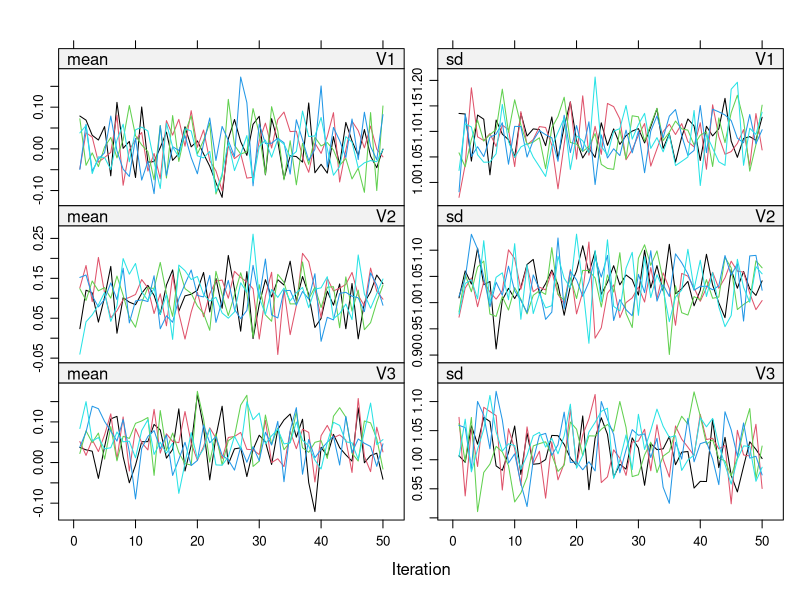
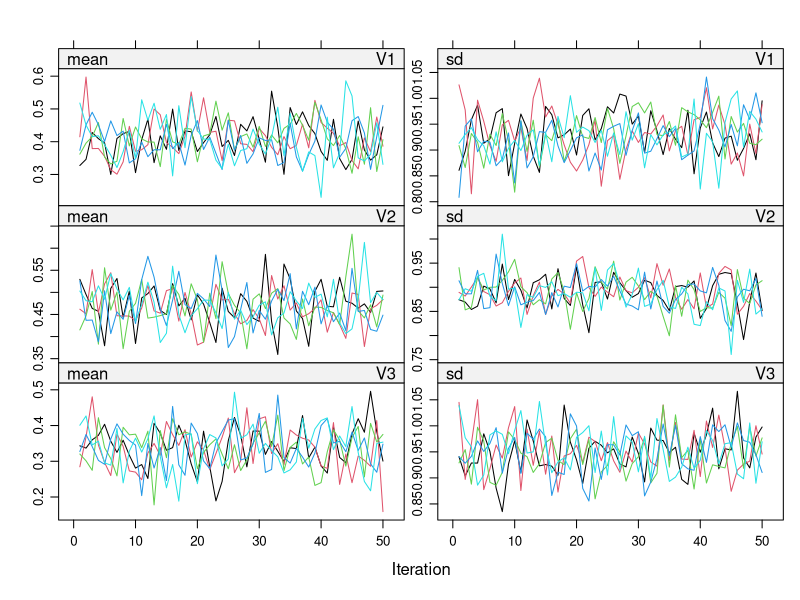
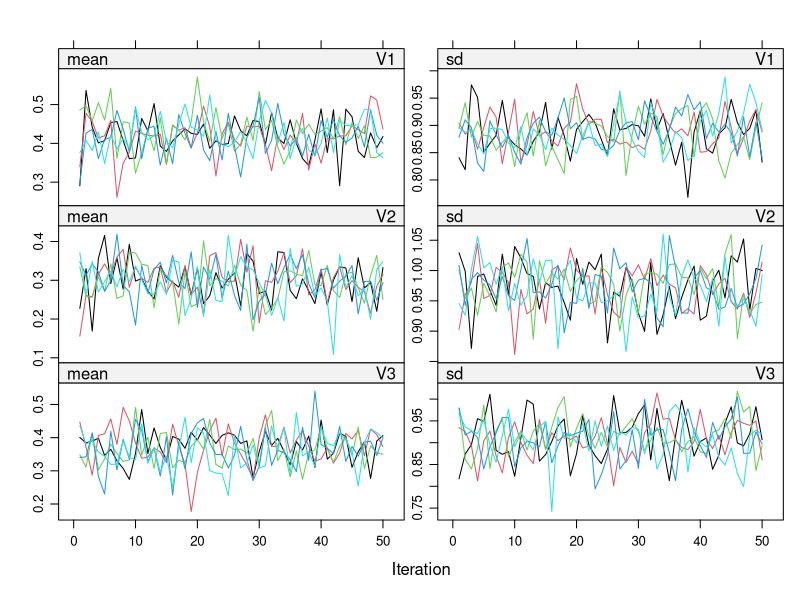
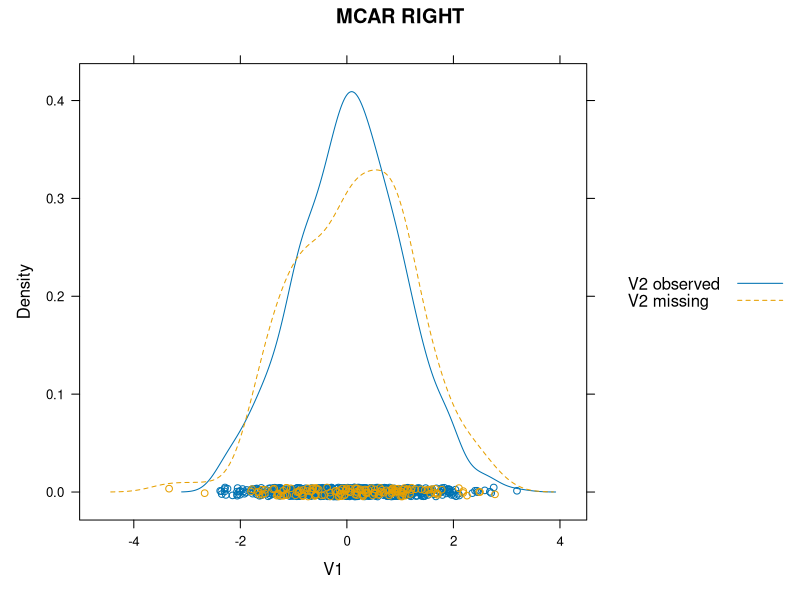
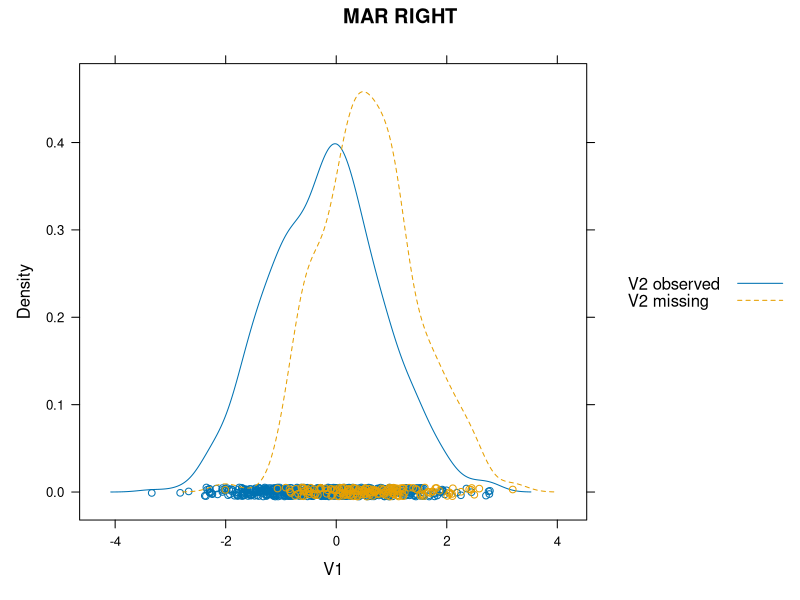
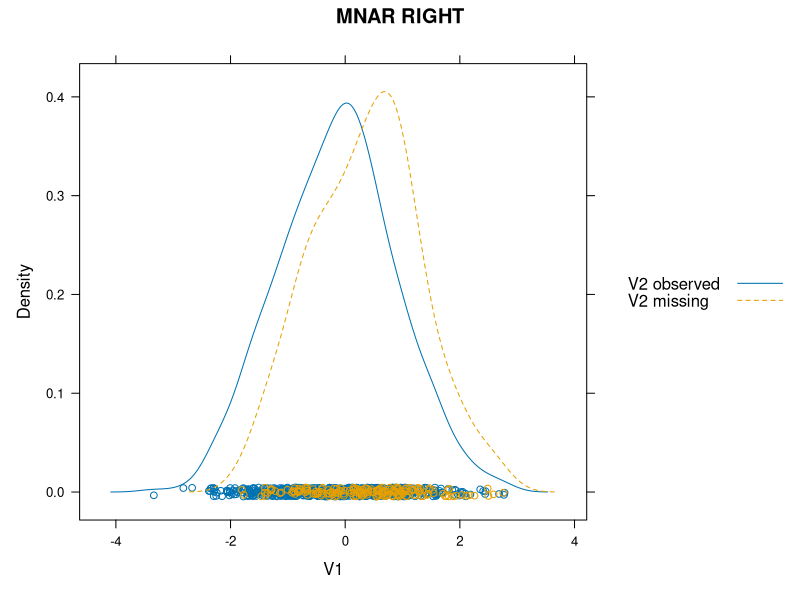
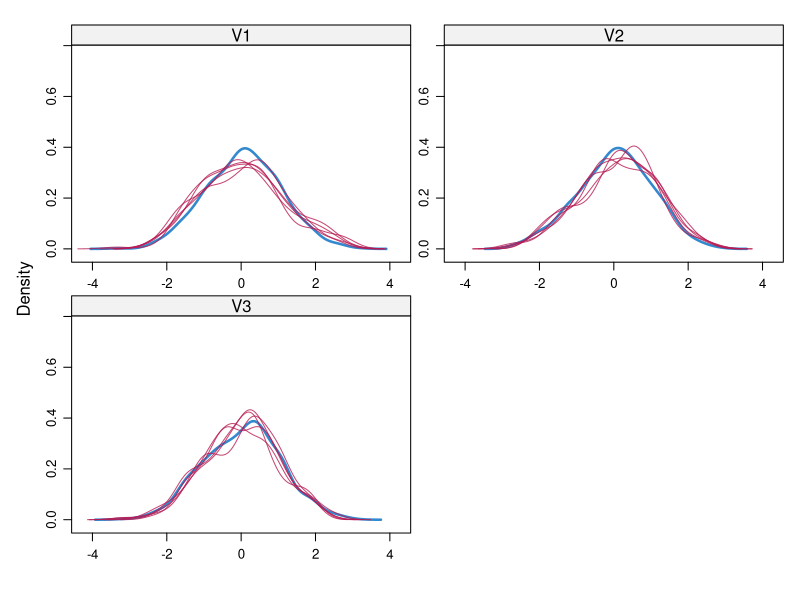
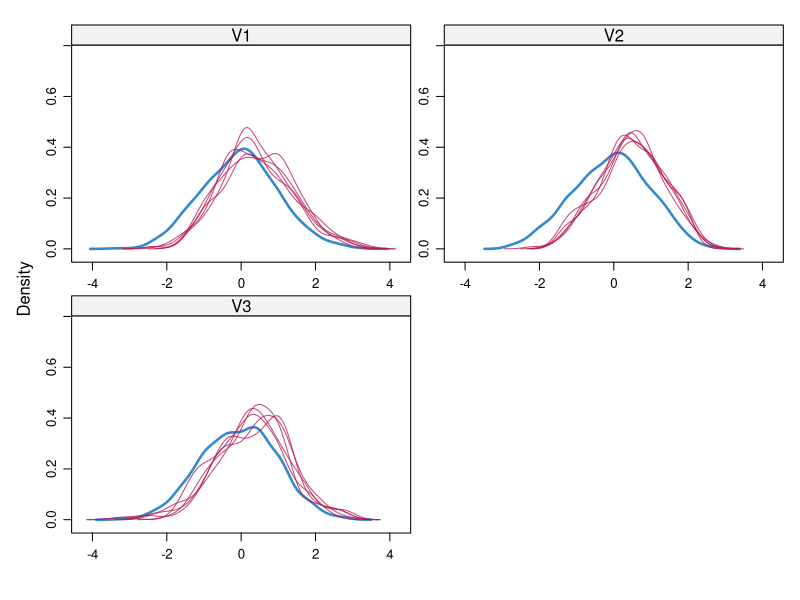

Write R code to recreate these figures, in order.
### Title:    Missing data mechanisms diagnostics
### Author:   Edoardo Costantini
### Created:  2021-07-18
### Modified: 2021-07-18

  rm(list = ls())
  library(mvtnorm)
  library(mice)
  library(lattice)

# MAR types ---------------------------------------------------------------

  # Generate TRUE data
  set.seed(20200804)
  n     <- 1e3 # Sample Size
  p     <- 3
  pm    <- 0.5 # Proportion Missing
  Sigma <- matrix(.8, nrow = p, ncol = p)
  diag(Sigma) <- 1
  X <- as.data.frame( rmvnorm(n, rep(0, p), Sigma) )
  
  # Impose missing data
  types <- c("LEFT", "RIGHT", "MID", "TAIL")[2]
  mech <- c("MCAR", "MAR", "MNAR")
  conds <- as.matrix(expand.grid(types = types, mech = mech))
  my_patterns <- matrix(c(0, 1, 0,
                          1, 0, 1), nrow = 2, byrow = TRUE)
  
  amp_list <- lapply(1:nrow(conds), function(i){
    X_amp <- ampute(X, 
                    prop = pm,
                    mech = conds[i, "mech"], 
                    type = conds[i, "types"])
    return(X_amp$amp)
  })
  
  # Perform Imputation
  imp_predmat <- mice(amp_list[[1]], maxit = 0)
  predmat <- imp_predmat$predictorMatrix
  predmat[, 3] <- 0
  imp_list <- lapply(1:nrow(conds), function(i){
    print(i)
    X_mids <- mice(amp_list[[i]], 
                   predictorMatrix = predmat,
                   m = 5,
                   maxit = 50,
                   print = FALSE)
    return(X_mids)
  })
  lapply(imp_list, plot)

# Flags -------------------------------------------------------------------

  # Density plots V2 density for observed and missing V1
  plot_list <- lapply(1:length(amp_list), function(id){
    densityplot(~ V1, data = amp_list[[id]],
                groups =  factor(is.na(V2), labels = c("V2 observed", "V2 missing")),
                par.settings = list(superpose.line = list(lty = 1:2)),
                main = paste0(conds[id, "mech"], " ", conds[id, "types"]),
                auto.key = TRUE)
  })
  plot_list

  # Density plots of imputed and observed data for a given variable
  lapply(imp_list, densityplot, xlim = c(-4, 4), ylim = c(0, .75))
  lapply(imp_list, bwplot, ylim = c(-4, 4))
  